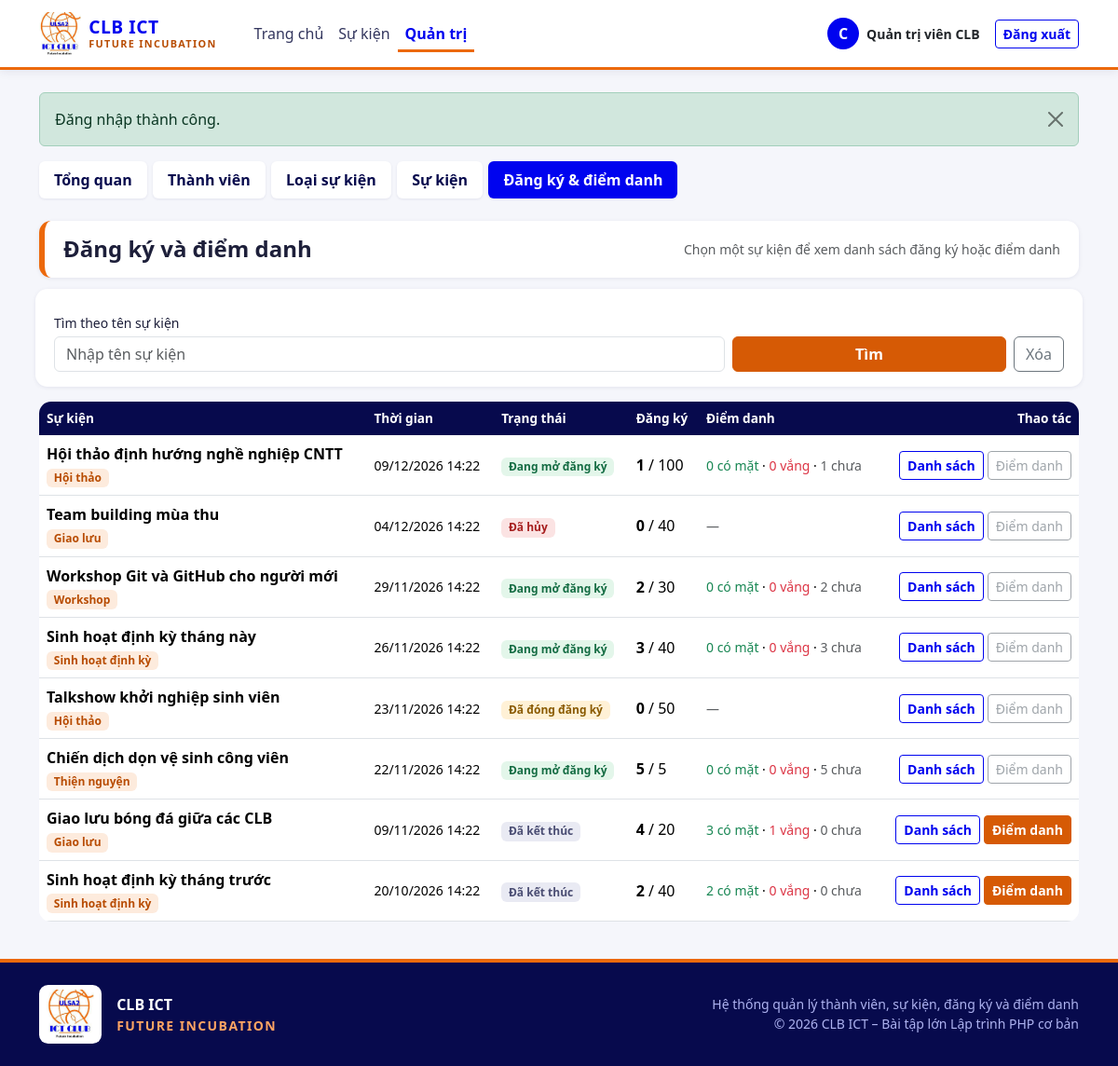
/clb/admin/registrations.php (signed in), run on the app's committed database.
### tables this page shows
CREATE TABLE events (
  id                    INT UNSIGNED NOT NULL AUTO_INCREMENT,
  category_id           INT UNSIGNED NOT NULL,
  title                 VARCHAR(200) NOT NULL,
  description           TEXT         NULL,
  location              VARCHAR(200) NOT NULL,
  start_time            DATETIME     NOT NULL,
  end_time              DATETIME     NOT NULL,
  registration_deadline DATETIME     NOT NULL,
  max_participants      INT UNSIGNED NOT NULL,
  status                ENUM('open','closed','finished','cancelled') NOT NULL DEFAULT 'open',
  PRIMARY KEY (id),
  KEY idx_events_start_time (start_time),
  KEY idx_events_status (status),
  KEY idx_events_category (category_id),
  CONSTRAINT chk_events_max CHECK (max_participants > 0),
  CONSTRAINT chk_events_time CHECK (end_time > start_time),
  CONSTRAINT chk_events_deadline CHECK (registration_deadline <= start_time),
  CONSTRAINT fk_events_category
    FOREIGN KEY (category_id) REFERENCES event_categories(id)
    ON DELETE RESTRICT ON UPDATE CASCADE
);

CREATE TABLE event_categories (
  id   INT UNSIGNED NOT NULL AUTO_INCREMENT,
  name VARCHAR(100) NOT NULL,
  PRIMARY KEY (id),
  UNIQUE KEY uq_event_categories_name (name)
);

### clb/config/database.php (called while the page is built, shortened)
<?php
function db(): PDO
{
    static $pdo = null;
    if ($pdo === null) {
        $dsn = 'mysql:host=' . DB_HOST . ';dbname=' . DB_NAME . ';charset=utf8mb4';
        try {
            $pdo = new PDO($dsn, DB_USER, DB_PASS, [
                PDO::ATTR_ERRMODE            => PDO::ERRMODE_EXCEPTION,
                PDO::ATTR_DEFAULT_FETCH_MODE => PDO::FETCH_ASSOC,
                PDO::ATTR_EMULATE_PREPARES   => false,
            ]);
        } catch (PDOException $e) {
            error_log('DB connect error: ' . $e->getMessage());
            http_response_code(500);
            exit('Không kết nối được cơ sở dữ liệu. Hãy bật MySQL trong XAMPP và kiểm tra config/config.php.');
        }
    }
    return $pdo;
}

### clb/admin/registrations.php (the view, shortened to what this page needs)
<?php
$eventId = (int)($_GET['event_id'] ?? 0);
$page    = (int)($_GET['page'] ?? 1);
if ($eventId <= 0) {
    $q = trim((string)($_GET['q'] ?? ''));
    $where = [];
    $params = [];
    $whereSql = $where ? 'WHERE ' . implode(' AND ', $where) : '';
    $st = db()->prepare("SELECT COUNT(*) FROM events e $whereSql");
    $st->execute($params);
    $pg = paginate((int)$st->fetchColumn(), $page);
    $st = db()->prepare(
        "SELECT e.*, c.name AS category_name,
                (SELECT COUNT(*) FROM registrations r WHERE r.event_id = e.id AND r.status = 'registered') AS registered_count,
                (SELECT COUNT(*) FROM registrations r WHERE r.event_id = e.id AND r.status = 'registered' AND r.attendance = 'present') AS present_count,
                (SELECT COUNT(*) FROM registrations r WHERE r.event_id = e.id AND r.status = 'registered' AND r.attendance = 'absent') AS absent_count
         FROM events e
         JOIN event_categories c ON c.id = e.category_id
         $whereSql
         ORDER BY e.start_time DESC
         LIMIT ? OFFSET ?"
    );
    $i = 1;
    $st->bindValue($i++, $pg['perPage'], PDO::PARAM_INT);
    $st->bindValue($i,   $pg['offset'],  PDO::PARAM_INT);
    $st->execute();
    $events = $st->fetchAll();
    require __DIR__ . '/../includes/header.php';
    require __DIR__ . '/../includes/admin_nav.php';
    ?>
    <div class="page-head">
        <h1 class="h4">Đăng ký và điểm danh</h1>
        <span class="text-muted small">Chọn một sự kiện để xem danh sách đăng ký hoặc điểm danh</span>
    </div>
    <form method="get" class="filter-bar row g-2 align-items-end mb-3">
        <div class="col-md-8">
            <label class="form-label small mb-1" for="q">Tìm theo tên sự kiện</label>
            <input type="text" class="form-control" id="q" name="q" value="<?= e($q) ?>" placeholder="Nhập tên sự kiện">
        </div>
        <div class="col-md-4 d-flex gap-2">
            <button type="submit" class="btn btn-primary flex-grow-1">Tìm</button>
            <a class="btn btn-outline-secondary" href="<?= e(url('admin/registrations.php')) ?>">Xóa</a>
        </div>
    </form>
    <div class="table-responsive rounded mb-3">
        <table class="table table-brand align-middle">
            <thead>
            <tr>
                <th>Sự kiện</th>
                <th>Thời gian</th>
                <th>Trạng thái</th>
                <th>Đăng ký</th>
                <th>Điểm danh</th>
                <th class="text-end">Thao tác</th>
            </tr>
            </thead>
            <tbody>
            <?php foreach ($events as $ev):
                $id      = (int)$ev['id'];
                $eff     = event_effective_status($ev);
                $reg     = (int)$ev['registered_count'];
                $max     = (int)$ev['max_participants'];
                $present = (int)$ev['present_count'];
                $absent  = (int)$ev['absent_count'];
                $notYet  = $reg - $present - $absent;
                $canCheck = $ev['status'] !== 'cancelled' && strtotime($ev['start_time']) <= time();
            ?>
                <tr>
                    <td>
                        <div class="fw-semibold"><?= e($ev['title']) ?></div>
                        <span class="badge badge-cat"><?= e($ev['category_name']) ?></span>
                    </td>
                    <td class="small"><?= e(fmt_datetime($ev['start_time'])) ?></td>
                    <td><?= event_status_badge($eff) ?></td>
                    <td><strong><?= $reg ?></strong> / <?= $max ?></td>
                    <td class="small">
                        <?php if ($reg === 0): ?>
                            <span class="text-muted">—</span>
                        <?php else: ?>
                            <span class="text-success"><?= $present ?> có mặt</span> ·
                            <span class="text-danger"><?= $absent ?> vắng</span> ·
                            <span class="text-muted"><?= $notYet ?> chưa</span>
                        <?php endif; ?>
                    </td>
                    <td class="text-end">
                        <div class="d-flex flex-wrap gap-1 justify-content-end">
                            <a class="btn btn-sm btn-outline-brand"
                               href="<?= e(url('admin/registrations.php?event_id=' . $id)) ?>">Danh sách</a>
                            <?php if ($canCheck): ?>
                                <a class="btn btn-sm btn-primary"
                                   href="<?= e(url('admin/attendance.php?event_id=' . $id)) ?>">Điểm danh</a>
                            <?php else: ?>
                                <button class="btn btn-sm btn-outline-secondary" disabled
                                        title="<?= $ev['status'] === 'cancelled' ? 'Sự kiện đã hủy' : 'Sự kiện chưa đến giờ bắt đầu' ?>">Điểm danh</button>
                            <?php endif; ?>
                        </div>
                    </td>
                </tr>
            <?php endforeach; ?>
            </tbody>
        </table>
    </div>
    <?php
    require __DIR__ . '/../includes/footer.php';
    exit;
}
require __DIR__ . '/../includes/header.php';
require __DIR__ . '/../includes/admin_nav.php';
?>
<?php require __DIR__ . '/../includes/footer.php'; ?>

### clb/includes/functions.php (shortened to what this page needs)
<?php
function e(?string $s): string
{
    return htmlspecialchars((string)$s, ENT_QUOTES, 'UTF-8');
}
function url(string $path = ''): string
{
    return BASE_URL . '/' . ltrim($path, '/');
}
function fmt_datetime(?string $dt): string
{
    return $dt ? date('d/m/Y H:i', strtotime($dt)) : '—';
}
function event_effective_status(array $ev): string
{
    if ($ev['status'] === 'cancelled') {
        return 'cancelled';
    }
    $now = time();
    if ($ev['status'] === 'finished' || strtotime($ev['end_time']) <= $now) {
        return 'finished';
    }
    if ($ev['status'] === 'closed' || strtotime($ev['registration_deadline']) <= $now) {
        return 'closed';
    }
    return 'open';
}
function event_status_label(string $s): string
{
    return [
        'open'      => 'Đang mở đăng ký',
        'closed'    => 'Đã đóng đăng ký',
        'finished'  => 'Đã kết thúc',
        'cancelled' => 'Đã hủy',
    ][$s] ?? $s;
}
function event_status_badge(string $s): string
{
    return '<span class="badge badge-st-' . e($s) . '">' . e(event_status_label($s)) . '</span>';
}

### clb/assets/css/style.css (style rules this page uses)
:root { --brand-orange: #EC690C; --brand-orange-dark: #B84C02; --brand-orange-soft: #FDEBDD; --brand-blue: #0003EF; --brand-blue-dark: #0A0C8C; --brand-navy: #070A4D; --brand-blue-soft: #E8E9FF; --bs-primary: #D65A05; --bs-primary-rgb: 214, 90, 5; --bs-link-color: #0003EF; --bs-link-color-rgb: 0, 3, 239; --bs-link-hover-color: #0A0C8C; --bs-link-hover-color-rgb: 10, 12, 140; }
body { background-color: #F5F6FB; color: #1d1f3a; }
h1, h2, h3, h4, h5, h6 { color: var(--brand-navy); }
.btn-primary { --bs-btn-bg: #D65A05; --bs-btn-border-color: #D65A05; --bs-btn-hover-bg: #B84C02; --bs-btn-hover-border-color: #B84C02; --bs-btn-active-bg: #A64402; --bs-btn-active-border-color: #A64402; --bs-btn-disabled-bg: #D65A05; --bs-btn-disabled-border-color: #D65A05; --bs-btn-focus-shadow-rgb: 214, 90, 5; font-weight: 600; }
.btn-outline-brand { --bs-btn-color: #0003EF; --bs-btn-border-color: #0003EF; --bs-btn-hover-color: #fff; --bs-btn-hover-bg: #0003EF; --bs-btn-hover-border-color: #0003EF; --bs-btn-active-color: #fff; --bs-btn-active-bg: #0A0C8C; --bs-btn-active-border-color: #0A0C8C; --bs-btn-focus-shadow-rgb: 0, 3, 239; font-weight: 600; }
.badge-cat { background: var(--brand-orange-soft); color: var(--brand-orange-dark); font-weight: 600; }
.page-head { display: flex; align-items: center; justify-content: space-between; flex-wrap: wrap; gap: .5rem; padding: 1rem 1.25rem; margin-bottom: 1.25rem; background: #fff; border-radius: .8rem; border-left: 6px solid var(--brand-orange); box-shadow: 0 1px 4px rgba(7, 10, 77, .08); }
.page-head h1 { margin: 0; font-weight: 800; }
.table-brand { background: #fff; border-radius: .8rem; overflow: hidden; margin-bottom: 0; }
.table-brand thead th { background: var(--brand-navy); color: #fff; font-weight: 600; font-size: .85rem; border: 0; white-space: nowrap; }
.table-brand tbody td { vertical-align: middle; }
.filter-bar { background: #fff; border-radius: .8rem; padding: 1rem; box-shadow: 0 1px 4px rgba(7, 10, 77, .08); }
.badge-st-open { background: #E3F6EA; color: #146c43; font-weight: 600; }
.badge-st-closed { background: #FFF1D6; color: #8a5a00; font-weight: 600; }
.badge-st-finished { background: #E9EAF3; color: #4a4d73; font-weight: 600; }
.badge-st-cancelled { background: #FBE3E3; color: #a61e1e; font-weight: 600; }

### data on the page
events: title "Hội thảo định hướng nghề nghiệp CNTT", category.name "Hội thảo", start_time "09/12/2026 14:22", reg "1", max_participants "100", present "0", absent "0", notYet "1", status "Điểm danh"
events: title "Team building mùa thu", category.name "Giao lưu", start_time "04/12/2026 14:22", status "Đã hủy", reg "0", max_participants "40", shows "Điểm danh"
events: title "Workshop Git và GitHub cho người mới", category.name "Workshop", start_time "29/11/2026 14:22", reg "2", max_participants "30", present "0", absent "0", notYet "2", status "Điểm danh"
events: title "Sinh hoạt định kỳ tháng này", category.name "Sinh hoạt định kỳ", start_time "26/11/2026 14:22", reg "3", max_participants "40", present "0", absent "0", notYet "3", status "Điểm danh"
events: title "Talkshow khởi nghiệp sinh viên", category.name "Hội thảo", start_time "23/11/2026 14:22", status "Đã đóng đăng ký", reg "0", max_participants "50", shows "Điểm danh"
events: title "Chiến dịch dọn vệ sinh công viên", category.name "Thiện nguyện", start_time "22/11/2026 14:22", reg "5", max_participants "5", present "0", absent "0", notYet "5", status "Điểm danh"
events: title "Giao lưu bóng đá giữa các CLB", category.name "Giao lưu", start_time "09/11/2026 14:22", status "Đã kết thúc", reg "4", max_participants "20", present "3", absent "1", notYet "0"
events: title "Sinh hoạt định kỳ tháng trước", category.name "Sinh hoạt định kỳ", start_time "20/10/2026 14:22", status "Đã kết thúc", reg "2", max_participants "40", present "2", absent "0", notYet "0"

### other printed values
APP_NAME "CLB ICT"
APP_TAGLINE "FUTURE INCUBATION"
$initial "C"
$user['full_name'] "Quản trị viên CLB"
$f['msg'] "Đăng nhập thành công."
$label "Tổng quan"
$label "Thành viên"
$label "Loại sự kiện"
$label "Sự kiện"
$label "Đăng ký & điểm danh"
